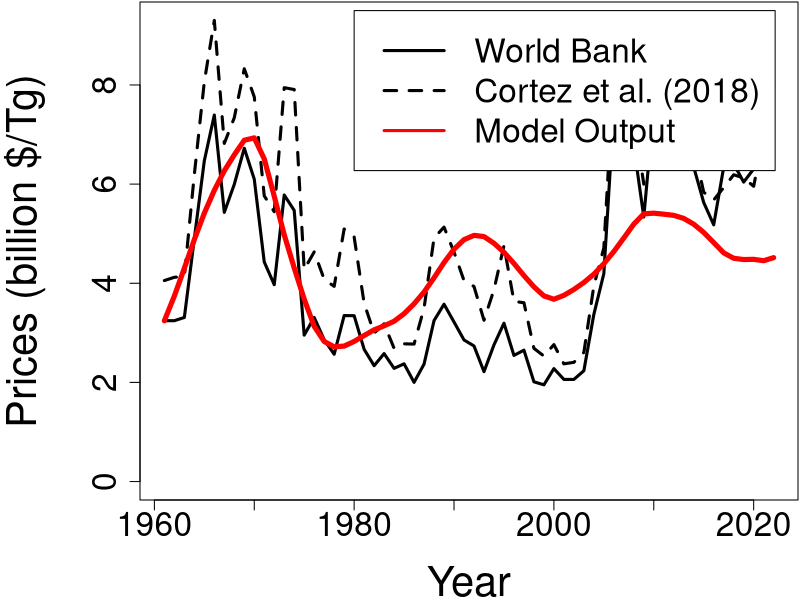
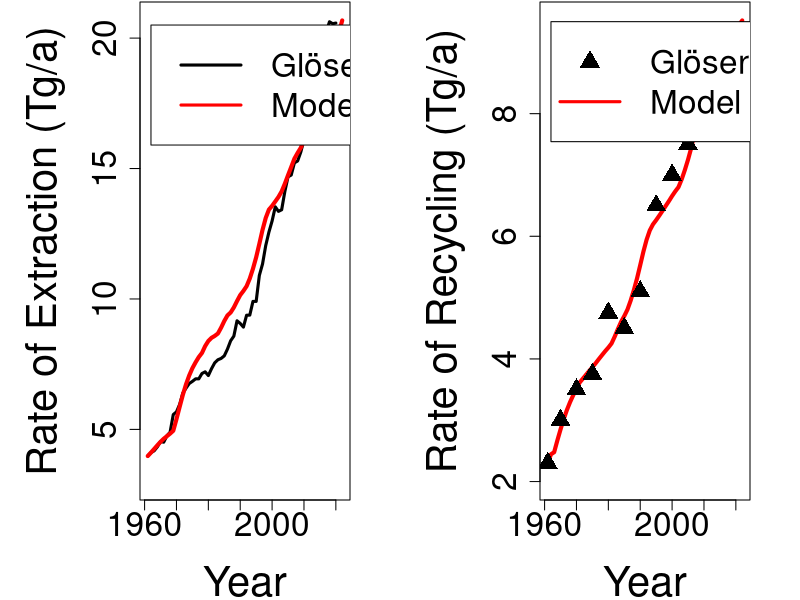
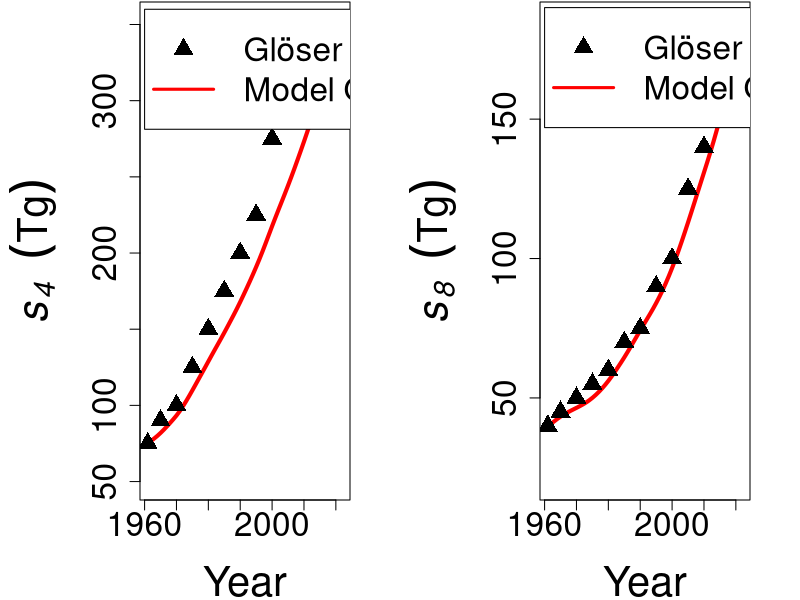
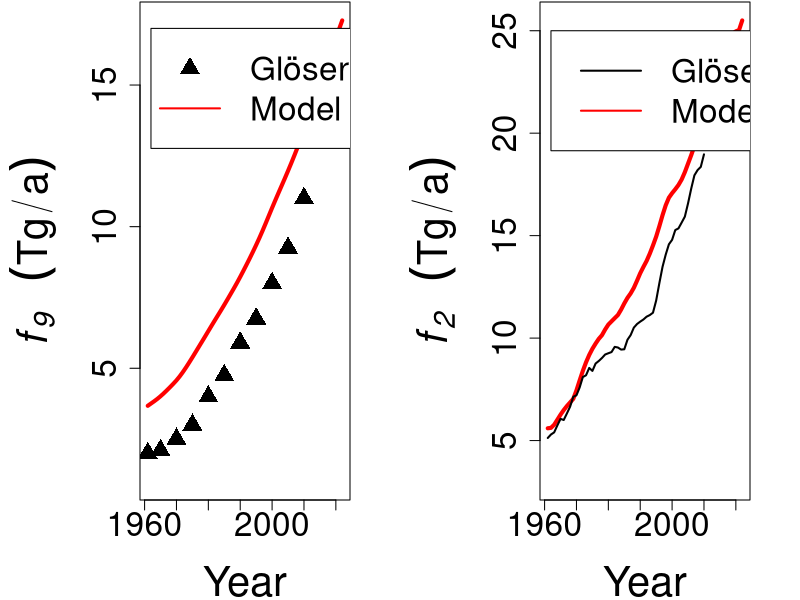

Write the R code that produced these figures, in order. (Note: this script raises an error after producing the figures.)
library(deSolve)
# Load model, parameters and data ------------------------------------------------
comparison_data <- structure(
  list(
    Year = c(
      1961, 1962, 1963, 1964, 1965, 1966, 1967, 1968, 1969, 1970, 1971, 1972, 1973, 1974, 1975, 1976, 1977, 
      1978, 1979, 1980, 1981, 1982, 1983, 1984, 1985, 1986, 1987, 1988, 1989, 1990, 1991, 1992, 1993, 1994, 
      1995, 1996, 1997, 1998, 1999, 2000, 2001, 2002, 2003, 2004, 2005, 2006, 2007, 2008, 2009, 2010, 2011, 
      2012, 2013, 2014, 2015, 2016, 2017, 2018, 2019, 2020, 2021, 2022
    ), 
    `Real Prices (Cortez et al., 2018) $/Tg billion` = c(
      4.05430100157994, 4.12043968023541, 4.13587203858835, 6.19498956739513, 8.06450955072291,
      9.30130284158009, 6.82110239200019, 7.33918870813466, 8.32685964272292, 7.76027162890778, 
      5.76288353351276, 5.44321325334469, 7.94545992914308, 7.90798134457165, 4.27696788638667, 
      4.63191212850433, 4.08075647304213, 3.93745600262196, 5.09488287909258, 4.93394542769761, 
      3.59573949623539, 2.99387752047067, 3.18127044332782, 2.68743497603369, 2.77782450352949,
      2.77341525828579, 3.49873610087405, 4.91410382410098, 5.13236146366401, 4.62750288326063, 
      4.05430100157994, 3.93525138000011, 3.25402298984883, 3.86911270134464, 4.75757561794971, 
      3.63542270342867, 3.60676260934464, 2.68743497603369, 2.53090676988242, 2.76239214517655, 
      2.37437856373116, 2.40524328043704, 2.60365931640343, 3.9484791157312, 4.71348316551273,
      8.24087936047082, 8.32685964272292, 7.35682568910945, 5.99877815405059, 8.23867473784897, 
      8.87581067556327, 7.94986917438677, 7.28186851996659, 6.75496371334472, 5.83563608003377, 
      5.68037007769431, 5.93035232499751, 6.18827100304985, 6.12367642382515, 5.95615338557968, 
      6.96640892754328, NA
    ), 
    `Real Prices (World Bank) $/Tg billion` = c(
      3.24406229750676, 3.24529921770188, 3.30999392307195, 4.90064495158511, 6.47113483169738,
      7.39318318121391, 5.43023912454796, 5.99536558710986, 6.72344971662373, 6.09831566465937,
      4.42937629378807, 3.97134606875211, 5.78036541991601, 5.4689247746114, 2.95374636834702,
      3.31021629913642, 2.86113772997592, 2.5675164398153, 3.34789915159254, 3.34551666519448,
      2.66765839921454, 2.33677898884761, 2.58119782921292, 2.28347874367683, 2.37466930175288,
      2.0011187459536, 2.36939791414476, 3.24749629574441, 3.5769155243051, 3.21823760580411,
      2.85565628815629, 2.73520083932854, 2.21677481653148, 2.75677120669056, 3.19434802321364,
      2.54418699186992, 2.65048506014746, 2.01223641524736, 1.95144023986766, 2.27822759631491,
      2.06042863359443, 2.06007595772787, 2.23510657453936, 3.37162931372549, 4.19484198023565,
      7.47734649610678, 7.46145283018868, 6.76642007133593, 5.33651666666667, 7.53477958333333,
      7.95332207207207, 7.22536031108826, 6.68377436416087, 6.34325092421442, 5.62865849506299,
      5.17861436170213,6.34115107913669, 6.40804546941446, 6.04034673366834, 6.30620105549881,
      8.51649908592322, 7.99127339976 
    ), 
    `Extraction (Tg/a)` = c(
      3.979, 4.11, 4.179, 4.331, 4.531, 4.51, 4.755, 4.891, 5.568, 5.671, 5.958, 6.391, 6.58, 6.758, 6.841, 
      6.937, 6.937, 7.143, 7.206, 7.064, 7.327, 7.552, 7.669, 7.72, 7.819, 8.079, 8.397, 8.575, 9.163,
      9.061, 8.921, 9.376, 9.381, 9.906, 9.906, 10.903, 11.34, 12.046, 12.562, 12.989, 13.532, 13.358, 13.419,
      14.12, 14.682, 14.75, 15.218, 15.288, 15.631, 16.1, 16.295, 16.711, 18.272, 18.488, 19.133, 20.356,
      20.238, 20.626, 20.552, 20.576, NA, NA
    ), 
    `Recycling (Tg/a)` = c(
      2.3, NA, NA, NA, 3, NA, NA, NA, NA, 3.5, NA, NA, NA, NA, 3.75, NA, NA, NA, NA, 4.75, NA, NA,
      NA, NA, 4.5, NA, NA, NA, NA, 5.1, NA, NA, NA, NA, 6.5, NA, NA, NA, NA, 7, NA, NA, NA, NA, 7.5,
      NA, NA, NA, NA, 8.75, NA, NA, NA, NA, NA, NA, NA, NA, NA, NA, NA, NA
    ), 
    `S4 (Tg)` = c(
      75, NA, NA, NA, 90, NA, NA, NA, NA, 100, NA, NA, NA, NA, 125, NA, NA, NA, NA, 150, NA, NA, NA,
      NA, 175, NA, NA, NA, NA, 200, NA, NA, NA, NA, 225, NA, NA, NA, NA, 275, NA, NA, NA, NA, 300, NA,
      NA, NA, NA, 350, NA, NA, NA, NA, NA, NA, NA, NA, NA, NA, NA, NA
    ), 
    `S8 (Tg)` = c(
      40, NA, NA, NA, 45, NA, NA, NA, NA, 50, NA, NA, NA, NA, 55, NA, NA, NA, NA, 60, NA, NA, NA, NA, 70,
      NA, NA, NA, NA, 75, NA, NA, NA, NA, 90, NA, NA, NA, NA, 100, NA, NA, NA, NA, 125, NA, NA, NA, NA,
      140, NA, NA, NA, NA, NA, NA, NA, NA, NA, NA, NA, NA
    ), 
    `F9 (Tg/a)` = c(
      2, NA, NA, NA, 2.1, NA, NA, NA, NA, 2.5, NA, NA, NA, NA, 3, NA, NA, NA, NA, 4, NA, NA, NA, NA,
      4.75, NA, NA, NA, NA, 5.9, NA, NA, NA, NA, 6.75, NA, NA, NA, NA, 8, NA, NA, NA, NA, 9.25, NA, NA,
      NA, NA, 11, NA, NA, NA, NA, NA, NA, NA, NA, NA, NA, NA, NA
    ), 
    `F2 (Tg/a)` = c(
      5.127, 5.296, 5.4, 5.739, 6.059, 6.004, 6.324, 6.653, 7.137, 7.212, 7.592, 8.1, 8.187, 8.544,
      8.4, 8.759, 8.884, 9.03, 9.2, 9.261, 9.319, 9.573, 9.541, 9.44, 9.455, 9.92, 10.148, 10.512, 10.687,
      10.804, 10.908, 11.045, 11.124, 11.239, 11.832, 12.677, 13.478, 14.075, 14.578, 14.796, 15.273,
      15.354, 15.638, 15.928, 16.573, 17.295, 17.944, 18.2, 18.356, 18.966, NA, NA, NA, NA, NA, NA, NA,
      NA, NA, NA, NA, NA
    ), 
    `F3 (Tg/a)` = c(
      1, NA, NA, NA, 1.25, NA, NA, NA, NA, 1.5, NA, NA, NA, NA, 1.6, NA, NA, NA, NA, 1.75, NA, NA, NA, NA,
      1.5, NA, NA, NA, NA, 2.25, NA, NA, NA, NA, 2.75, NA, NA, NA, NA, 3, NA, NA, NA, NA, 3.1, NA, NA, NA,
      NA, 3.6, NA, NA, NA, NA, NA, NA, NA, NA, NA, NA, NA, NA
    )), 
  row.names = c(NA,-62L), class = "data.frame")

dmmcm <- function(parms, times = seq(0, 61, 1), rtol = 1e-6, atol = 1e-6, method = "lsoda",
                  control = list(mxhist = 1e6), funGDP = funGDP) {
  derivs <- function(t, y, parms) {
    with(as.list(c(y, parms)),{
      #S = stocks
      b <- c(Extraction, (1-gamma)*Recycling, gamma*Recycling, 0, -Recycling, 0, 0, 0)
      s = c(s1, s2, s3, s4, s5, s6, s7, s8)
      U[9,4] <- alpha_9
      U[11,5] <- alpha_11
      ds <- b + G %*% U %*% s
      
      if (t <= tau_e) {
        pricelag_e <- Price
        dpricelag_e = 0
      } else {
        pricelag_e <- lagvalue(t - tau_e, 1)
        dpricelag_e <- lagderiv(t - tau_e, 1) 
      }
      if (t <= tau_r) {
        pricelag_r <- Price
        dpricelag_r = 0
      } else {
        pricelag_r <- lagvalue(t - tau_r, 1)
        dpricelag_r <- lagderiv(t - tau_r, 1)
      }
      dPrice = c*Price*((Demand-(Extraction+Recycling))/Demand) + delta
      dDemand = funGDP(t) * Demand * (i/Price) 
      if (dpricelag_e > 0)
        dExtraction = Extraction * (dpricelag_e/pricelag_e) * k_e 
      else
        dExtraction = z_e * dDemand * k_e
      if (dpricelag_r > 0)
        dRecycling = Recycling*(dpricelag_r/pricelag_r)*k_r + Recycling*n*(ds[5]/s5)
      else
        dRecycling = q*s5^n*dDemand + Recycling*n*(ds[5]/s5)
      
      return(list(c(dPrice, dDemand, dExtraction, dRecycling, ds)))
    })}
  y <- c(Price = 3.24406229750676, Demand = 6.279, Extraction = 3.979, 
         Recycling = 2.3, s1 = 0.5, s2 = 0.5, s3 = 0.5, s4 = 75, s5 = 0.5, 
         s6 = 50, s7 = 20, s8 = 40)
  return(dede(y = y, times = times, func = derivs, parms = parms, rtol = rtol,
              atol = atol, method = method, control = control))
}

G <- structure(c(-1, 1, 0, 0, 0, 0, 0, 0, 0, -1, 1, 0, 0, 0, 0, 0,
                 0, 1, -1, 0, 0, 0, 0, 0, -1, 0, 0, 0, 0, 1, 0, 0, 1, 0, 0, 0,
                 0, -1, 0, 0, 0, -1, 0, 0, 0, 0, 1, 0, 0, 1, 0, 0, 0, 0, -1, 0,
                 0, 0, -1, 1, 0, 0, 0, 0, 0, 0, 0, -1, 1, 0, 0, 0, 0, 0, -1, 0,
                 1, 0, 0, 0, 0, 0, 0, 0, -1, 0, 0, 1, 0, 0, 0, 0, 1, 0, 0, -1,
                 0, 0, 1, 0, -1, 0, 0, 0, 0, 1, 0, 0, -1, 0, 0, 0, -1, 0, 0, 0,
                 0, 0, 0, 0, 0, -1, 0, 0, 0, 0, 0, 0, 0, 0, -1, 0, 0, 0, 0, 0,
                 0, 0, 0, -1, 0, 0, 0, 0, 0, 0, 0, 0, -1, 0, 0, 0, 0, 0, 0, 0,
                 0, -1, 0, 0, 0, 0, 0, 0, 0, 0, -1, 0, 0, 0, 0, 0, 0, 0, 0, -1), dim = c(8L, 22L))
#flow parameters
U <- structure(c(9.6, 0, 0, 1.3, 0, 0, 0, 0, 0, 0, 0, 0, 0, 0, 0.01,
                 0, 0, 0, 0, 0, 0, 0, 0, 11.2, 0, 0, 0, 0.333333333333333, 0,
                 0, 0, 0, 0, 0, 0, 0, 0, 0.01, 0, 0, 0, 0, 0, 0, 0, 0, 0.6, 0,
                 0, 0, 0, 11.8, 0, 0, 0, 0, 0, 0, 0, 0, 0.01, 0, 0, 0, 0, 0, 0,
                 0, 0, 0, 0, 0, 0, 0, 0.045, 0, 0, 0, 0, 0, 0, 0, 0, 0.01, 0,
                 0, 0, 0, 0, 0, 0, 0, 0, 0, 0, 0, 0, 0, 1.8, 0, 0, 0, 0, 0, 0,
                 0, 0.01, 0, 0, 0, 0, 0, 0, 0, 0.006, 0, 0, 0, 0, 0, 0, 0, 0,
                 0, 0, 0, 0, 0, 0, 0.01, 0, 0, 0, 0, 0, 0, 0, 0, 0, 0, 0, 0, 0,
                 0, 0, 0, 0, 0, 0, 0, 0, 0, 0.01, 0, 0, 0, 0, 0, 0, 0, 0, 0, 0,
                 0, 0, 0, 0, 0, 0, 0, 0, 0, 0, 0, 0, 0.01), dim = c(22L, 8L))
#forcing function based on GDP growth from World Bank
funGDP <- approxfun(x = c(0:61),
                    y = c(3.789978749,5.316037452,5.185396143,6.558284554,5.549130548,5.712633241,
                          4.152581514,5.942285729,5.814900551,3.968558097,4.276266213,5.616072402,
                          6.407433514,1.79539372,0.633871866,5.303194797,4.099478638,4.137054321,
                          4.175807584,1.877168312,1.93214366,0.393710033,2.64911332,4.674492235,
                          3.698606684,3.442866381,3.73217674,4.638280031,3.754229767,2.865937731,
                          1.459804928,2.069766183,1.808161085,3.305388336,3.092063238,3.593206788,
                          3.8777349,2.819175366,3.55283987,4.51495667,2.009203206,2.304827672,
                          3.109626536,4.471240675,4.004597144,4.4204254,4.381900771,2.069175771,
                          -1.341448145,4.540838287,3.310323684,2.70840268,2.807892132,3.090647561,
                          3.077577537,2.805257996,3.38624182,3.286864016,2.591419861,-3.114741981,
                          5.874225293, 3.080321778)/100,
                    rule = 2)

# parms <- list( #'reference case 2'
#   G = G,
#   U = U,
#   alpha_9 = 0.04,
#   alpha_11 = 1.8,
#   gamma = 1/3,
#   tau_e = 8,
#   tau_r = 2,
#   z_e = 0.85,
#   c = 1.9,
#   i = 3.1,
#   k_e = 0.45,
#   k_r = 0.45,
#   n = 0.15,
#   q = 0.03,
#   delta = 0.5)

parms <- list( #'reference case 1'
  G = G,
  U = U,
  alpha_9 = 0.049,
  alpha_11 = 1.8,
  gamma = 1/3,
  tau_e = 8,
  tau_r = 2,
  z_e = 0.85,
  c = 1.6,
  i = 3.1,
  k_e = 0.60,
  k_r = 0.55,
  n = 0.18,
  q = 0.033,
  delta = 0.53)

# Run,  plot and compare with data ----------------------------------------
out <- dmmcm(parms, funGDP = funGDP)

#compare prices
par(mfrow=c(1,1), 
    mar = c(5, 7, 0.1, 0.1), 
    cex.lab = 2.5, cex.axis = 2)
plot(comparison_data[["Year"]], 
     comparison_data[["Real Prices (World Bank) $/Tg billion"]],
     type = "l", 
     ylim=c(0,max(na.omit(comparison_data[["Real Prices (Cortez et al., 2018) $/Tg billion"]]),
                  data.frame(out)[["Price"]])),
     #     main = "Inflation-adjusted Historical Copper Prices",
     xlab = "",
     ylab = "",
     cex.main = 2.5, lwd = 3)
title(xlab = "Year", 
      mgp = c(4, 1, 0))
title(ylab = "Prices (billion $/Tg)", 
      mgp = c(5, 1, 0))
lines(comparison_data[["Year"]], 
      comparison_data[["Real Prices (Cortez et al., 2018) $/Tg billion"]], 
      col="black", lwd = 3, lty = "dashed")
lines(comparison_data[["Year"]], 
      data.frame(out)[["Price"]], 
      lwd = 5, lty = 1, col="red")
legend(1980, 9.5, legend=c("World Bank", "Cortez et al. (2018)", "Model Output"),
       col=c("black", "black", "red"), lty = c(1, 2, 1),
       cex=2, lwd = 3)

#compare supply flows
#compare extraction
par(mfrow=c(1,2), 
    mar = c(5, 7, 0.1, 2.5), 
    cex.lab = 2.5, cex.axis = 2)
plot(comparison_data[["Year"]], 
     comparison_data[["Extraction (Tg/a)"]],
     type = "l", 
     ylim=c(3,max(na.omit(comparison_data[["Extraction (Tg/a)"]]),
                  data.frame(out)[["Extraction"]])),
     xlab = "",
     ylab = "",
     cex.main = 2.5, lwd = 3)
#     main = "Global Copper Mining Rates",
#     xlab =  "Year",
#     ylab = "Rate of Extraction (Tg/a)")
title(xlab = "Year", 
      mgp = c(4, 1, 0))
title(ylab = "Rate of Extraction (Tg/a)", 
      mgp = c(4, 1, 0))
lines(comparison_data[["Year"]], 
      data.frame(out)[["Extraction"]], 
      lwd = 4, lty = 1, col="red")
legend(1962, 20.5, legend = c("Glöser et al. (2013)", "Model Output"),
       col=c("black", "red"), lty = 1, cex = 2, lwd=3)
#compare recycling
#par(mar = c(5, 5, 0.1, 0.1))
plot(comparison_data[["Year"]], 
     data.frame(out)[["Recycling"]],
     type = "l", col="red",
     ylim = c(2,max(data.frame(out)[["Recycling"]],
                    na.omit(comparison_data[["Recycling (Tg/a)"]]))),
     xlab = "",
     ylab = "",
     cex.main = 2.5, lwd = 4)
#     main = "Global Copper Recycling Rates",
#     xlab = "Year",
#     ylab = "Rate of Recycling (Tg/a)")
title(xlab = "Year", 
      mgp = c(4, 1, 0))
title(ylab = "Rate of Recycling (Tg/a)", 
      mgp = c(4, 1, 0))
points(comparison_data[["Year"]], 
       comparison_data[["Recycling (Tg/a)"]], 
       pch = 17, cex = 2)
legend(1962, 9.5, legend = c("Glöser et al. (2013)", "Model Output"),
       col=c("black", "red"), lty=c(NA, 1), pch=c(17, NA), cex = 2, lwd=3)

##compare stocks
#compare s4
par(mfrow=c(1,2), 
    mar = c(5, 7, 0.1, 2.5), 
    cex.lab = 2.5, cex.axis = 2)
plot(comparison_data[["Year"]], 
     data.frame(out)[["s4"]],
     type = "l", col="red", lwd=4,
     ylim=c(50,max(na.omit(comparison_data[["S4 (Tg)"]]), 
                   data.frame(out)[["s4"]])),
     xlab = "",
     ylab = "")
#     main = "Global In-Use Copper",
#     xlab = "Year",
#     ylab = "S4 (Tg)")
title(xlab = "Year", 
      mgp = c(4, 1, 0))
title(ylab = expression(italic("s"[italic("4   ")]) (Tg)), 
      mgp = c(4, 1, 0))
points(comparison_data[["Year"]], 
       comparison_data[["S4 (Tg)"]], 
       pch = 17, cex = 2)
legend(1960, 360, legend = c("Glöser et al. (2013)", "Model Output"),
       col=c("black", "red"), lty=c(NA, 1), pch=c(17, NA), cex = 2, lwd=3)
#compare s8
plot(comparison_data[["Year"]], 
     data.frame(out)[["s8"]],
     type = "l", col="red", lwd=4,
     ylim=c(20,max(na.omit(comparison_data[["S8 (Tg)"]]), 
                   data.frame(out)[["s8"]])),
     xlab = "",
     ylab = "")
#     main = "Global Landfilled Copper",
#     xlab = "Year",
#     ylab = "S8 (Tg)")
title(xlab = "Year", 
      mgp = c(4, 1, 0))
title(ylab = expression(italic("s"[italic("8   ")]) (Tg)), 
      mgp = c(4, 1, 0))
points(comparison_data[["Year"]], 
       comparison_data[["S8 (Tg)"]], 
       pch = 17, cex = 2)
legend(1960, 190, legend = c("Glöser et al. (2013)", "Model Output"),
       col=c("black", "red"), lty=c(NA, 1), pch=c(17, NA), cex = 2, lwd=3)

#compare flows
#f9
par(mfrow=c(1,2), 
    mar = c(5, 7, 0.1, 2.5), 
    cex.lab = 2.5, cex.axis = 2)
plot(comparison_data[["Year"]],
     (parms[["alpha_9"]]*data.frame(out)[["s4"]]),
     type = "l", col="red", lwd=4,
     ylim=c(1,max(na.omit(comparison_data[["F9 (Tg/a)"]]),
                  (parms[["alpha_9"]]*data.frame(out)[["s4"]]))),
     #     main = "F9 (Tg/a)",
     xlab = "",
     ylab = "")
title(xlab = "Year", 
      mgp = c(4, 1, 0))
title(ylab = expression(italic("f"[italic("9    ")]) (Tg/a)), 
      mgp = c(4, 1, 0))
points(comparison_data[["Year"]],
       comparison_data[["F9 (Tg/a)"]],
       pch = 17, cex = 2)
legend(1962, 17, legend = c("Glöser et al. (2013)", "Model Output"),
       col=c("black", "red"), lty=c(NA, 1), pch=c(17, NA), cex = 2, lwd=2)
#f2
plot(comparison_data[["Year"]],
     (parms[["U"]][2,2]*data.frame(out)[["s2"]]),
     type = "l", col="red", lwd=4,
     ylim=c(3,max(na.omit(comparison_data[["F2 (Tg/a)"]]),
                  (parms[["U"]][2,2]*data.frame(out)[["s2"]]))),
     #     main = "F2 (Tg/a)",
     xlab = "",
     ylab = "")
title(xlab = "Year", 
      mgp = c(4, 1, 0))
title(ylab = expression(italic("f"[italic("2    ")]) (Tg/a)), 
      mgp = c(4, 1, 0))
lines(comparison_data[["Year"]],
      comparison_data[["F2 (Tg/a)"]],
      lwd=2)
legend(1962, 25, legend = c("Glöser et al. (2013)", "Model Output"),
       col=c("black", "red"), lty = 1, cex = 2, lwd=2)


# Impact of Reducing Extraction Delays ---------------------------------------------

parms_low <- list( #low delay
  G = G,
  U = U,
  alpha_9 = 0.049,
  alpha_11 = 1.8,
  gamma = 1/3,
  tau_e = 2,
  tau_r = 2,
  z_e = 0.85,
  c = 1.6,
  i = 3.1,
  k_e = 0.60,
  k_r = 0.55,
  n = 0.18,
  q = 0.033,
  delta = 0.53)

parms_midlow <- list( #medium delay
  G = G,
  U = U,
  alpha_9 = 0.049,
  alpha_11 = 1.8,
  gamma = 1/3,
  tau_e = 5,
  tau_r = 2,
  z_e = 0.85,
  c = 1.6,
  i = 3.1,
  k_e = 0.60,
  k_r = 0.55,
  n = 0.18,
  q = 0.033,
  delta = 0.53)

parms_high <- list( #high delay
  G = G,
  U = U,
  alpha_9 = 0.049,
  alpha_11 = 1.8,
  gamma = 1/3,
  tau_e = 32,
  tau_r = 2,
  z_e = 0.85,
  c = 1.6,
  i = 3.1,
  k_e = 0.60,
  k_r = 0.55,
  n = 0.18,
  q = 0.033,
  delta = 0.53)

parms_midhigh <- list( #high delay
  G = G,
  U = U,
  alpha_9 = 0.049,
  alpha_11 = 1.8,
  gamma = 1/3,
  tau_e = 16,
  tau_r = 2,
  z_e = 0.85,
  c = 1.6,
  i = 3.1,
  k_e = 0.60,
  k_r = 0.55,
  n = 0.18,
  q = 0.033,
  delta = 0.53)

out_low <- dmmcm(parms_low, funGDP = funGDP)
out_midlow <- dmmcm(parms_mid, funGDP = funGDP)
out_high <- dmmcm(parms_high, funGDP = funGDP)
out_midhigh <- dmmcm(parms_midhigh, funGDP = funGDP)

#compare prices
par(mfrow=c(2,1), 
    mar = c(4, 5, 0.1, 0.1), 
    cex.lab = 2, cex.axis = 1.5)
plot(comparison_data[["Year"]], 
     data.frame(out)[["Price"]],
     type = "l", col = "red",
     ylim=c(0,max(data.frame(out_low)[["Price"]],
                  data.frame(out_midlow)[["Price"]],
                  data.frame(out)[["Price"]])),
     xlab = "",
     ylab = "",
     cex.main = 1.5, lwd = 5)
title(ylab = "Prices (billion $/Tg)", 
      mgp = c(3, 1, 0))
lines(comparison_data[["Year"]], 
      data.frame(out_midlow)[["Price"]], 
      col="black", lwd = 5, lty = "dashed")
lines(comparison_data[["Year"]], 
      data.frame(out_low)[["Price"]], 
      lwd = 5, lty = 1, col="black")
legend(1962, 2.9, legend=c(as.expression(bquote(tau[italic("E")] ~ "=" ~.(parms$tau_e))), 
                         as.expression(bquote(tau[italic("E")] ~ "=" ~.(parms_midlow$tau_e))), 
                         as.expression(bquote(tau[italic("E")] ~ "=" ~.(parms_low$tau_e)))),
       col=c("red", "black", "black"), lty = c(1, 2, 1),
       cex=1.5, lwd = 3)
plot(comparison_data[["Year"]], 
     data.frame(out)[["Price"]],
     type = "l", col = "red",
     ylim=c(0,max(data.frame(out_high)[["Price"]],
                  data.frame(out_midhigh)[["Price"]],
                  data.frame(out)[["Price"]])),
     xlab = "",
     ylab = "",
     cex.main = 1.5, lwd = 5)
title(xlab = "Year",
      mgp = c(3, 1, 0))
title(ylab = "Prices (billion $/Tg)", 
      mgp = c(3, 1, 0))
lines(comparison_data[["Year"]], 
      data.frame(out_midhigh)[["Price"]], 
      col="black", lwd = 5, lty = "dashed")
lines(comparison_data[["Year"]], 
      data.frame(out_high)[["Price"]], 
      lwd = 5, lty = 1, col="black")
legend(1962, 2.9, legend=c(as.expression(bquote(tau[italic("E")] ~ "=" ~.(parms$tau_e))), 
                         as.expression(bquote(tau[italic("E")] ~ "=" ~.(parms_midhigh$tau_e))), 
                         as.expression(bquote(tau[italic("E")] ~ "=" ~.(parms_high$tau_e)))),
       col=c("red", "black", "black"), lty = c(1, 2, 1),
       cex=1.5, lwd = 3)

#compare supply flows
#compare extraction --low
par(mfrow=c(2,2), 
    mar = c(4, 7, 0.1, 0.1), 
    cex.lab = 2, cex.axis = 1.5)
plot(comparison_data[["Year"]], 
     data.frame(out)[["Extraction"]],
     type = "l", col = "red",
     ylim=c(3,max(data.frame(out)[["Extraction"]],
                  data.frame(out_low)[["Extraction"]],
                  data.frame(out_midlow)[["Extraction"]])),
     xlab = "",
     ylab = "",
     cex.main = 1.5, lwd = 4)
title(ylab = "Rate of Extraction (Tg/a)", 
      mgp = c(3, 1, 0))
lines(comparison_data[["Year"]], 
      data.frame(out_midlow)[["Extraction"]], 
      lwd = 4, lty = "dashed", col="black")
lines(comparison_data[["Year"]], 
      data.frame(out_low)[["Extraction"]], 
      lwd = 4, lty = 1, col="black")
legend(1962, 20.5, legend = c(as.expression(bquote(tau[italic("E")] ~ "=" ~.(parms$tau_e))), 
                              as.expression(bquote(tau[italic("E")] ~ "=" ~.(parms_midlow$tau_e))), 
                              as.expression(bquote(tau[italic("E")] ~ "=" ~.(parms_low$tau_e)))),
       col=c("red", "black", "black"), lty = c(1, 2, 1), cex = 1.7, lwd=2)
#compare recycling --low
plot(comparison_data[["Year"]], 
     data.frame(out)[["Recycling"]],
     type = "l", col="red",
     ylim = c(2,max(max(data.frame(out)[["Recycling"]],
                        data.frame(out_low)[["Recycling"]],
                        data.frame(out_midlow)[["Recycling"]]))),
     xlab = "",
     ylab = "",
     cex.main = 1.5, lwd = 4)
title(ylab = "Rate of Recycling (Tg/a)", 
      mgp = c(3, 1, 0))
lines(comparison_data[["Year"]], 
      data.frame(out_midlow)[["Recycling"]], 
      lwd = 4, lty = "dashed", col="black")
lines(comparison_data[["Year"]], 
      data.frame(out_low)[["Recycling"]], 
      lwd = 4, lty = 1, col="black")
legend(1962, 9.5, legend = c(as.expression(bquote(tau[italic("E")] ~ "=" ~.(parms$tau_e))), 
                             as.expression(bquote(tau[italic("E")] ~ "=" ~.(parms_midlow$tau_e))), 
                             as.expression(bquote(tau[italic("E")] ~ "=" ~.(parms_low$tau_e)))),
       col=c("red", "black", "black"), lty = c(1, 2, 1), cex = 1.7, lwd=2)
#compare extraction --high
plot(comparison_data[["Year"]], 
     data.frame(out)[["Extraction"]],
     type = "l", col = "red",
     ylim=c(3,max(na.omit(comparison_data[["Extraction (Tg/a)"]]),
                  data.frame(out)[["Extraction"]],
                  data.frame(out_high)[["Extraction"]],
                  data.frame(out_midhigh)[["Extraction"]])),
     xlab = "",
     ylab = "",
     cex.main = 1.5, lwd = 4)
title(xlab = "Year", 
      mgp = c(3, 1, 0))
title(ylab = "Rate of Extraction (Tg/a)", 
      mgp = c(3, 1, 0))
lines(comparison_data[["Year"]], 
      data.frame(out_midhigh)[["Extraction"]], 
      lwd = 4, lty = "dashed", col="black")
lines(comparison_data[["Year"]], 
      data.frame(out_high)[["Extraction"]], 
      lwd = 4, lty = 1, col="black")
legend(1962, 20.5, legend = c(as.expression(bquote(tau[italic("E")] ~ "=" ~.(parms$tau_e))), 
                              as.expression(bquote(tau[italic("E")] ~ "=" ~.(parms_midhigh$tau_e))), 
                              as.expression(bquote(tau[italic("E")] ~ "=" ~.(parms_high$tau_e)))),
       col=c("red", "black", "black"), lty = c(1, 2, 1), cex = 1.7, lwd=2)
#compare recycling --high
plot(comparison_data[["Year"]], 
     data.frame(out)[["Recycling"]],
     type = "l", col="red",
     ylim = c(2,max(max(data.frame(out)[["Recycling"]],
                        data.frame(out_high)[["Recycling"]],
                        data.frame(out_midhigh)[["Recycling"]]))),
     xlab = "",
     ylab = "",
     cex.main = 1.5, lwd = 4)
title(xlab = "Year", 
      mgp = c(3, 1, 0))
title(ylab = "Rate of Recycling (Tg/a)", 
      mgp = c(3, 1, 0))
lines(comparison_data[["Year"]], 
      data.frame(out_midhigh)[["Recycling"]], 
      lwd = 4, lty = "dashed", col="black")
lines(comparison_data[["Year"]], 
      data.frame(out_high)[["Recycling"]], 
      lwd = 4, lty = 1, col="black")
legend(1962, 11.5, legend = c(as.expression(bquote(tau[italic("E")] ~ "=" ~.(parms$tau_e))), 
                             as.expression(bquote(tau[italic("E")] ~ "=" ~.(parms_midhigh$tau_e))), 
                             as.expression(bquote(tau[italic("E")] ~ "=" ~.(parms_high$tau_e)))),
       col=c("red", "black", "black"), lty = c(1, 2, 1), cex = 1.7, lwd=2)

##compare stocks
#compare s4 --low
par(mfrow=c(2,2), 
    mar = c(4, 7, 0.1, 0.1), 
    cex.lab = 2, cex.axis = 1.5)
plot(comparison_data[["Year"]], 
     data.frame(out)[["s4"]],
     type = "l", col="red", lwd=4,
     ylim=c(50,max(data.frame(out_low)[["s4"]], 
                   data.frame(out_midlow)[["s4"]],
                   data.frame(out)[["s4"]])),
     xlab = "",
     ylab = "")
title(ylab = expression(italic("s"[italic("4   ")]) (Tg)), 
      mgp = c(3, 1, 0))
lines(comparison_data[["Year"]], 
      data.frame(out_midlow)[["s4"]], 
      lwd = 4, lty = "dashed", col="black")
lines(comparison_data[["Year"]], 
      data.frame(out_low)[["s4"]], 
      lwd = 4, lty = 1, col="black")
legend(1960, 360, legend = c(as.expression(bquote(tau[italic("E")] ~ "=" ~.(parms$tau_e))), 
                             as.expression(bquote(tau[italic("E")] ~ "=" ~.(parms_midlow$tau_e))), 
                             as.expression(bquote(tau[italic("E")] ~ "=" ~.(parms_low$tau_e)))),
       col=c("red", "black", "black"), lty = c(1, 2, 1), cex = 1.7, lwd=2)
#compare s8 --low
plot(comparison_data[["Year"]], 
     data.frame(out)[["s8"]],
     type = "l", col="red", lwd=4,
     ylim=c(20,max(data.frame(out_low)[["s8"]],
                   data.frame(out_midlow)[["s8"]], 
                   data.frame(out)[["s8"]])),
     xlab = "",
     ylab = "")
title(ylab = expression(italic("s"[italic("8   ")]) (Tg)), 
      mgp = c(3, 1, 0))
lines(comparison_data[["Year"]], 
      data.frame(out_midlow)[["s8"]], 
      lwd = 4, lty = "dashed", col="black")
lines(comparison_data[["Year"]], 
      data.frame(out_low)[["s8"]], 
      lwd = 4, lty = 1, col="black")
legend(1960, 190, legend = c(as.expression(bquote(tau[italic("E")] ~ "=" ~.(parms$tau_e))), 
                             as.expression(bquote(tau[italic("E")] ~ "=" ~.(parms_midlow$tau_e))), 
                             as.expression(bquote(tau[italic("E")] ~ "=" ~.(parms_low$tau_e)))),
       col=c("red", "black", "black"), lty = c(1, 2, 1), cex = 1.7, lwd=2)
#compare s4 --high
plot(comparison_data[["Year"]], 
     data.frame(out)[["s4"]],
     type = "l", col="red", lwd=4,
     ylim=c(50,max(data.frame(out_high)[["s4"]], 
                   data.frame(out_midhigh)[["s4"]],
                   data.frame(out)[["s4"]])),
     xlab = "",
     ylab = "")
title(xlab = "Year", 
      mgp = c(3, 1, 0))
title(ylab = expression(italic("s"[italic("4   ")]) (Tg)), 
      mgp = c(3, 1, 0))
lines(comparison_data[["Year"]], 
      data.frame(out_midhigh)[["s4"]], 
      lwd = 4, lty = "dashed", col="black")
lines(comparison_data[["Year"]], 
      data.frame(out_high)[["s4"]], 
      lwd = 4, lty = 1, col="black")
legend(1960, 360, legend = c(as.expression(bquote(tau[italic("E")] ~ "=" ~.(parms$tau_e))), 
                             as.expression(bquote(tau[italic("E")] ~ "=" ~.(parms_midhigh$tau_e))), 
                             as.expression(bquote(tau[italic("E")] ~ "=" ~.(parms_high$tau_e)))),
       col=c("red", "black", "black"), lty = c(1, 2, 1), cex = 1.7, lwd=2)
#compare s8 --high
plot(comparison_data[["Year"]], 
     data.frame(out)[["s8"]],
     type = "l", col="red", lwd=4,
     ylim=c(20,max(data.frame(out_high)[["s8"]],
                   data.frame(out_midhigh)[["s8"]], 
                   data.frame(out)[["s8"]])),
     xlab = "",
     ylab = "")
title(xlab = "Year", 
      mgp = c(3, 1, 0))
title(ylab = expression(italic("s"[italic("8   ")]) (Tg)), 
      mgp = c(3, 1, 0))
lines(comparison_data[["Year"]], 
      data.frame(out_midhigh)[["s8"]], 
      lwd = 4, lty = "dashed", col="black")
lines(comparison_data[["Year"]], 
      data.frame(out_high)[["s8"]], 
      lwd = 4, lty = 1, col="black")
legend(1960, 190, legend = c(as.expression(bquote(tau[italic("E")] ~ "=" ~.(parms$tau_e))), 
                             as.expression(bquote(tau[italic("E")] ~ "=" ~.(parms_midhigh$tau_e))), 
                             as.expression(bquote(tau[italic("E")] ~ "=" ~.(parms_high$tau_e)))),
       col=c("red", "black", "black"), lty = c(1, 2, 1), cex = 1.7, lwd=2)

#compare flows
#f9 --low
par(mfrow=c(2,2), 
    mar = c(4, 7, 0.1, 0.1), 
    cex.lab = 2, cex.axis = 1.5)
plot(comparison_data[["Year"]],
     (parms[["alpha_9"]]*data.frame(out)[["s4"]]),
     type = "l", col="red", lwd=4,
     ylim=c(1,max((parms[["alpha_9"]]*data.frame(out_low)[["s4"]]),
                  (parms[["alpha_9"]]*data.frame(out_midlow)[["s4"]]),
                  (parms[["alpha_9"]]*data.frame(out)[["s4"]]))),
     xlab = "",
     ylab = "")
title(ylab = expression(italic("f"[italic("9    ")]) (Tg/a)), 
      mgp = c(3, 1, 0))
lines(comparison_data[["Year"]], 
      (parms[["alpha_9"]]*data.frame(out_midlow)[["s4"]]), 
      lwd = 4, lty = "dashed", col="black")
lines(comparison_data[["Year"]], 
      (parms[["alpha_9"]]*data.frame(out_low)[["s4"]]), 
      lwd = 4, lty = 1, col="black")
legend(1962, 17, legend = c(as.expression(bquote(tau[italic("E")] ~ "=" ~.(parms$tau_e))), 
                            as.expression(bquote(tau[italic("E")] ~ "=" ~.(parms_midlow$tau_e))), 
                            as.expression(bquote(tau[italic("E")] ~ "=" ~.(parms_low$tau_e)))),
       col=c("red", "black", "black"), lty = c(1, 2, 1), cex = 1.7, lwd=2)
#f2 --low
plot(comparison_data[["Year"]],
     (parms[["U"]][2,2]*data.frame(out)[["s2"]]),
     type = "l", col="red", lwd=4,
     ylim=c(3,max((parms[["U"]][2,2]*data.frame(out_low)[["s2"]]),
                  (parms[["U"]][2,2]*data.frame(out_midlow)[["s2"]]),
                  (parms[["U"]][2,2]*data.frame(out)[["s2"]]))),
     xlab = "",
     ylab = "")
title(ylab = expression(italic("f"[italic("2    ")]) (Tg/a)), 
      mgp = c(3, 1, 0))
lines(comparison_data[["Year"]], 
      (parms[["U"]][2,2]*data.frame(out_midlow)[["s2"]]), 
      lwd = 4, lty = "dashed", col="black")
lines(comparison_data[["Year"]], 
      (parms[["U"]][2,2]*data.frame(out_low)[["s2"]]), 
      lwd = 4, lty = 1, col="black")
legend(1962, 25, legend = c(as.expression(bquote(tau[italic("E")] ~ "=" ~.(parms$tau_e))), 
                            as.expression(bquote(tau[italic("E")] ~ "=" ~.(parms_midlow$tau_e))), 
                            as.expression(bquote(tau[italic("E")] ~ "=" ~.(parms_low$tau_e)))),
       col=c("red", "black", "black"), lty = c(1, 2, 1), cex = 1.7, lwd=2)
#f9 --high
plot(comparison_data[["Year"]],
     (parms[["alpha_9"]]*data.frame(out)[["s4"]]),
     type = "l", col="red", lwd=4,
     ylim=c(1,max((parms[["alpha_9"]]*data.frame(out_high)[["s4"]]),
                  (parms[["alpha_9"]]*data.frame(out_midhigh)[["s4"]]),
                  (parms[["alpha_9"]]*data.frame(out)[["s4"]]))),
     xlab = "",
     ylab = "")
title(xlab = "Year", 
      mgp = c(3, 1, 0))
title(ylab = expression(italic("f"[italic("9    ")]) (Tg/a)), 
      mgp = c(3, 1, 0))
lines(comparison_data[["Year"]], 
      (parms[["alpha_9"]]*data.frame(out_midhigh)[["s4"]]), 
      lwd = 4, lty = "dashed", col="black")
lines(comparison_data[["Year"]], 
      (parms[["alpha_9"]]*data.frame(out_high)[["s4"]]), 
      lwd = 4, lty = 1, col="black")
legend(1962, 17, legend = c(as.expression(bquote(tau[italic("E")] ~ "=" ~.(parms$tau_e))), 
                            as.expression(bquote(tau[italic("E")] ~ "=" ~.(parms_midhigh$tau_e))), 
                            as.expression(bquote(tau[italic("E")] ~ "=" ~.(parms_high$tau_e)))),
       col=c("red", "black", "black"), lty = c(1, 2, 1), cex = 1.7, lwd=2)
#f2 --high
plot(comparison_data[["Year"]],
     (parms[["U"]][2,2]*data.frame(out)[["s2"]]),
     type = "l", col="red", lwd=4,
     ylim=c(3,max((parms[["U"]][2,2]*data.frame(out_high)[["s2"]]),
                  (parms[["U"]][2,2]*data.frame(out_midhigh)[["s2"]]),
                  (parms[["U"]][2,2]*data.frame(out)[["s2"]]))),
     xlab = "",
     ylab = "")
title(xlab = "Year", 
      mgp = c(3, 1, 0))
title(ylab = expression(italic("f"[italic("2    ")]) (Tg/a)), 
      mgp = c(3, 1, 0))
lines(comparison_data[["Year"]], 
      (parms[["U"]][2,2]*data.frame(out_midhigh)[["s2"]]), 
      lwd = 4, lty = "dashed", col="black")
lines(comparison_data[["Year"]], 
      (parms[["U"]][2,2]*data.frame(out_high)[["s2"]]), 
      lwd = 4, lty = 1, col="black")
legend(1962, 26.5, legend = c(as.expression(bquote(tau[italic("E")] ~ "=" ~.(parms$tau_e))), 
                            as.expression(bquote(tau[italic("E")] ~ "=" ~.(parms_midhigh$tau_e))), 
                            as.expression(bquote(tau[italic("E")] ~ "=" ~.(parms_high$tau_e)))),
       col=c("red", "black", "black"), lty = c(1, 2, 1), cex = 1.7, lwd=2)

sd(data.frame(out_low)[["Price"]])
sd(data.frame(out_midlow)[["Price"]])
sd(data.frame(out)[["Price"]])
sd(data.frame(out_midhigh)[["Price"]])
sd(data.frame(out_high)[["Price"]])
